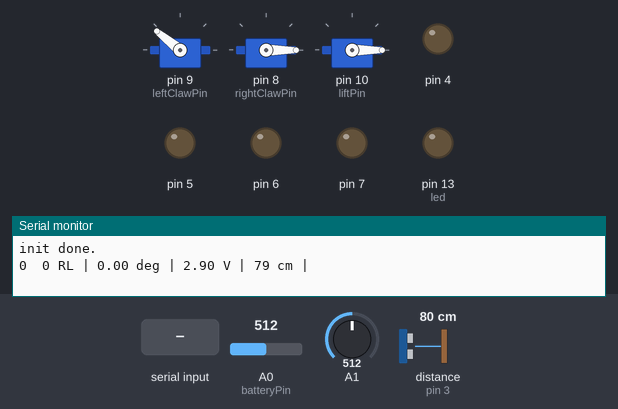
The sketch below on a simulated Arduino Uno, built with avr-gcc and run on an emulated ATmega328P. Shown: 3 × servo, output pins drawn as LEDs (lit = HIGH), the last lines printed to the serial monitor. Wiring (inferred from the names in the program): ultrasonic range finder: trigger pin 11; echo pin 3. Inputs (shaded band) come from the test bench; at power-on: A0 (batteryPin) = 512, distance to the obstacle (sensor on pin 3) 80 cm, A1 = 512. The echo pulse lasts 58.3 µs per cm; pins used as bus, display or sensor lines are not drawn.

Above: at 1.2 s.
1.3 s: A0 (batteryPin) set to 661
At 1.9 s:
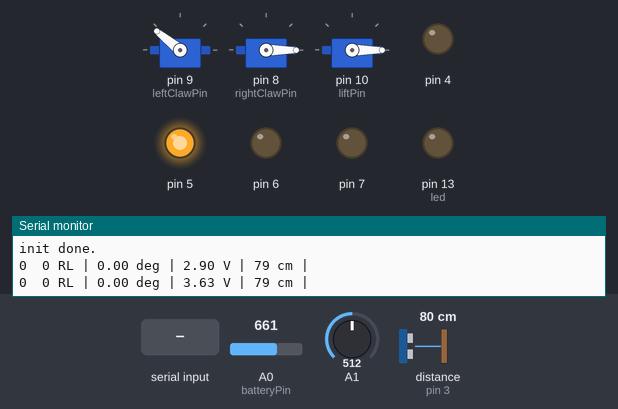
2.8 s: A0 (batteryPin) set to 692
At 3.7 s:
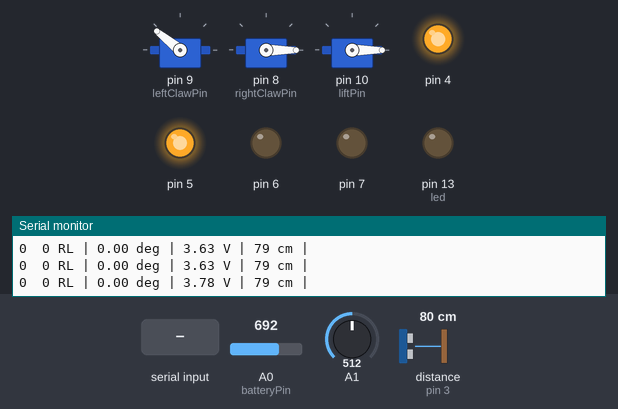
4.3 s: "90,45,200,10\n" received over Serial
5.8 s: "s90\n" received over Serial
7.3 s: A0 (batteryPin) set to 0
Timing chart, 0 to 7.4 s (numbered marks = the images above; inputs shaded):
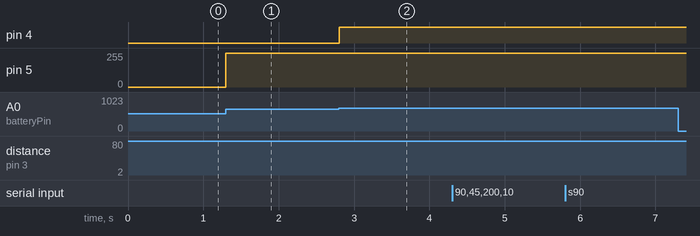

The sketch:

grabo_client.ino
```cpp
#include <Servo.h>
#include <Wire.h>
#include "EchoSounder.h"
#include "Claw.h"
#include "TwoWD.h"
//#include "Wire.h"
#include "I2Cdev.h"

#define STRLEN 30
unsigned char iString=0;
char inputString[STRLEN];         // a string to hold incoming data
boolean stringComplete = false;  // whether the string is complete
unsigned long tWrite=0;
boolean doWrite=false;

// digital pin assignment
// pin 0 and 1 used for serial communication
const int triggerPin=11;
const int echoPin=3; // external interrupt 1
const int dirR=4;
const int pwmR=5;
const int pwmL=6;
const int dirL=7;
const int leftClawPin=9;
const int rightClawPin=8;
const int liftPin=10;
int led = 13;

// analog pin assignment
int batteryPin=0;
int clawSensePin=1;
int liftSensePin=2;

float batteryVoltage;

TwoWD drive(dirR,pwmR,dirL,pwmL);
Claw claw(leftClawPin,rightClawPin,liftPin,clawSensePin,liftSensePin);
EchoSounder SR04(triggerPin,echoPin);

union angleT {
  float f; // read from slave arduino
  char c[4];
};
union angleT angle;

// commands from Serial
int inputInt;
float inputFlt;

// commands from I2C
unsigned char TransmitIndex=0;

// actual wheel positions
int Rwheel=0;
int Lwheel=0;
byte Approaching=0; // no approach, 1:approach on wheel position, 2: approach on distance to object
int xTarget=0; // target wheel position
long TopSpeed=0;

int Cycle=0; // number of lifting cycles completed
int grip; // force with which object is squeezed
int weight; // weight of object lifted (0 ... 1023)
unsigned long tRef, tNow;

unsigned int distance =0;

void setup() {
  angle.f=0.0;
  // UART communication
  //Serial.begin(9600);
  Serial.begin(115200);

  // I2C communication with wheel encoder and gyro
  Wire.begin(2); // address as a slave
  Wire.onRequest(requestEvent);
  Wire.onReceive(receiveEvent); // register event

  // pointer
  pinMode(led, OUTPUT);

  // echo sounder. Ugly, I agree
  attachInterrupt(1,echoReceived,FALLING);

  // claw
  claw.init();

  // drive train
  drive.enable();

  // battery condition
  pinMode(batteryPin, INPUT);

  tWrite=millis();

  Serial.println("init done.");
} // setup

void loop() {
    if (millis()-tWrite>876) {
      doWrite=true;
      tWrite=millis();
    }
    else doWrite=false;

  // coomand read from the Serial line is ready for processing
  // commands must be terminated with a newline
  if (stringComplete) {
    // clear the string:
    for (;iString<STRLEN-1;inputString[iString++]='0'); // default argument is zero
    inputString[iString]=0; // terminate
    iString = 0;
    stringComplete = false;
    switch (inputString[0]) {
    case 'p': // "p <int>" switch pointer on/off - <int>==0 => off ; <int>!=0 => on
      inputInt=atoi(&inputString[1]);
      Serial.println(inputInt);
      digitalWrite(led, inputInt);break;
    case 's': // status
      Serial.print(distance);
      Serial.print(" cm | ");
      Serial.print(weight);
      Serial.println(" wght");
      break;
    case 'a': // "a <float>" set reference angle to current position + <float>
       inputFlt=atof(&inputString[1]);
       drive.setRefAngle(angle.f+inputFlt);break;
    case 'x': // "x <int>" set reference position to <int>
       inputInt=atoi(&inputString[1]);
       Lwheel=Rwheel=inputInt;break;
    case 't': // "t <int>" set target position to <int>
       inputInt=atoi(&inputString[1]);
       xTarget=inputInt;break;
    case 'd': // "d <int> drive straight ahead at speed -16384 <= <int> +16383 (negative is backward)
       drive.straightContinuous(atoi(&inputString[1]));
       Approaching=0;
       break;
    case 'c': // "c <int> drive straight ahead at pulsed speed -16384 <= <int> +16383 (negative is backward; 5000 is a good value
       drive.straightPulsed(atoi(&inputString[1]));
       Approaching=0;
       break;
    case 'r': // "r <int> drive straight ahead at speed 0 <= <int> <= +16383 (negative is backward) till target from t command
       TopSpeed=(long)constrain(abs(atoi(&inputString[1])),0,16383);
       Approaching=1;
       break;
    case 'e': // "e <int> drive straight ahead at speed 0 <= <int> <= +16383 (negative is backward) till close to object (echo sounding)
       TopSpeed=(long)constrain(abs(atoi(&inputString[1])),0,16383);
       Approaching=2;
       break;
    case 'l': // "l <int>" lift claw to position 0 <= <int> <= 100
       inputInt=atoi(&inputString[1]);
       weight=claw.lift(constrain(inputInt,0,100));break;
    case 'q': // "q <int> close claw with force 1 <= <int> <= 1000; 0 is open
       inputInt=atoi(&inputString[1]);
       if (inputInt)
         claw.squeeze(constrain(inputInt,0,1000));
       else
         claw.open();
       break;
    default: Serial.print("unknown command ");Serial.println(inputString[0]);
    }
  }

  // manage approach to target
  switch (Approaching) {
    case 1:
    if (abs(Rwheel-xTarget)>30)
      drive.straightContinuous(TopSpeed*((long)(xTarget-Rwheel))/10L);
    else
      if (xTarget>Rwheel) drive.straightPulsed(5000L); else drive.straightPulsed(-5000L);

    if (abs(Rwheel-xTarget)<2) {
      Approaching=0;
      drive.straightContinuous(0);
    }
    break;

    case 2:
    if (distance>25) // still in far approach
      drive.straightContinuous((long)distance*150L);
    else
      drive.straightPulsed(5000L);
    if (distance<7) {
      Approaching=0;
      drive.straightContinuous(0);
    }
    break;
  }

  if (doWrite) {
     Serial.print(Rwheel);
     Serial.print("\t");
     Serial.print(Lwheel);
     Serial.print(" RL | ");
     Serial.print(angle.f);
     Serial.print(" deg | ");
  }

  // manage battery
  batteryVoltage=(5.0/1023)*analogRead(batteryPin)+0.4;
  if (doWrite) {
    Serial.print(batteryVoltage);
    Serial.print(" V | ");
  }
  if (batteryVoltage<3.6) drive.disable();
  if (batteryVoltage>3.7) drive.enable();

  distance=SR04.distance(); // in cm
  if (doWrite) {
    Serial.print(distance);
    Serial.print(" cm | ");
  }

  tNow=millis();

/*
   // approach object
  if (distance>25) { // still in far approach
    drive.straightContinuous((long)distance*150L);
    claw.open();
    claw.lift(0);
  }
  else {
    // pulse to approach object closely
    if (claw.isOpen()) drive.straightPulsed(5000L);
  }


  //
  if (claw.isOpen()) {
    // claw opened: close claw if close robot enough
    if (distance>7) tRef=tNow; // reset waiting
    else {
      drive.straightContinuous(0);
      if (tNow-tRef>200)
        if (Cycle==0)
          claw.squeeze(600); // long enough close enough to start closing the claw
        else {
          Cycle=0;
          tRef=tNow;
        }
    }
  }
  else { // claw not opened
    //drive.setRefAngle();
    if (!claw.squeezeComplete()) tRef=tNow; // not squeezing hard enough yet
   // Serial.print(tNow-tRef);
   // Serial.print(" tNow-tRef | ");
    if ((Cycle==0)&&(claw.liftComplete())&&(!claw.isLifted())&&(tNow-tRef>1000)) { // squeezed stably long enough => lift
      weight=claw.lift(100);
      tRef=tNow;
    }
    if (claw.isLifted()&&(tNow-tRef>2000)) { // lifted long enough: put down
      claw.lift(0);
      tRef=tNow;
      Cycle++;
    }
    if ((Cycle>0)&&claw.liftComplete()&&(!claw.isLifted())) { // finished grabbing, lifting and putting down
        claw.open();
        tRef=millis();
    }
//    Serial.print(weight);
//    Serial.print(" weight | ");
    //Serial.print(tNow-tRef);
    //Serial.print(" tNow-tRef | ");
  }
  */


  drive.actualAngle=angle.f;
  if (doWrite) {
     //Serial.print("\tactAng ");
     //Serial.println(drive.actualAngle);
     Serial.println("");
  }

  // handlers most be called on a regular basis
  SR04.handler();
  claw.handler();
  drive.handler();

} // loop

//void serialEvent() {
//  while (Serial.available()) {
//    // get the new byte:
//    char inChar = (char)Serial.read();
//  }
//}


void echoReceived() {
  SR04._idx++;
  if (SR04._idx==SOUNDER_BUFF_LEN) SR04._idx=0;
  SR04._buff[SR04._idx]=micros()-SR04._tLast;
  SR04._uptodate=false;
}

void requestEvent() {
  Wire.write(99);
  TransmitIndex=0;
} // requestEvent

void receiveEvent(int howMany) {
  char c;
  while(Wire.available()) {
    c=Wire.read();
//    Serial.print(TransmitIndex);
//    Serial.print(" TX | ");
    switch (TransmitIndex) {
      case 0:
      case 1:
      case 2:
      case 3: angle.c[TransmitIndex]=c;break;
      case 4: Lwheel+=c;break;
      case 5: Rwheel+=c;break;
      case 6: TransmitIndex=-(c==99); break;
    }
    TransmitIndex+=1;
  }
} //receiveEvent

void serialEvent() {
  while (Serial.available()) {
    // get the new byte:
    Serial.readBytes(&inputString[iString],1);
    // if the incoming character is a newline, set a flag
    // so the main loop can do something about it:
    if (inputString[iString] == '\n') {
      stringComplete = true;
      //iString++;
      inputString[iString]=0; // replace with string terminator
    }
    iString++;
    if (iString==STRLEN) iString--;
  }
}
```

Measured:
- the behaviour switches between 675 and 676 on A0 (batteryPin) (found by bisection; images 1 and 2)
- after the input at 2.8 s, pin 4: LOW → HIGH at once
